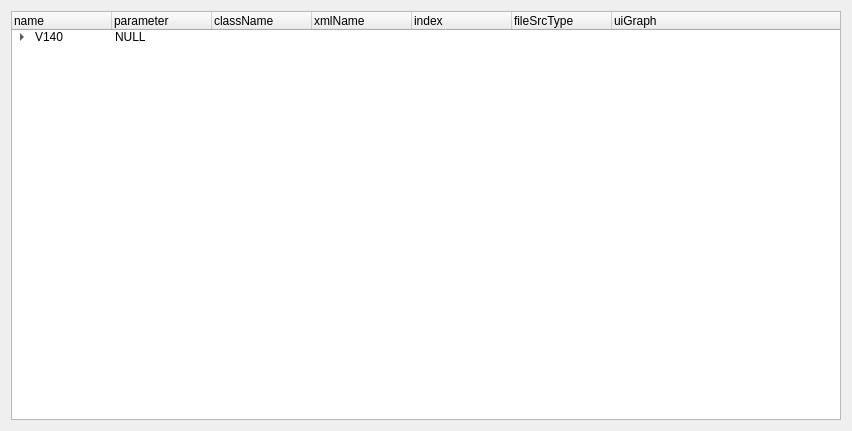
<?xml version="1.0" encoding="UTF-8"?>
<ui version="4.0">
 <class>Form</class>
 <widget class="QWidget" name="Form">
  <property name="geometry">
   <rect>
    <x>0</x>
    <y>0</y>
    <width>852</width>
    <height>431</height>
   </rect>
  </property>
  <property name="windowTitle">
   <string>Form</string>
  </property>
  <layout class="QVBoxLayout" name="verticalLayout">
   <item>
    <widget class="QTreeWidget" name="treeWidget">
     <column>
      <property name="text">
       <string>name</string>
      </property>
     </column>
     <column>
      <property name="text">
       <string>parameter</string>
      </property>
     </column>
     <column>
      <property name="text">
       <string>className</string>
      </property>
     </column>
     <column>
      <property name="text">
       <string>xmlName</string>
      </property>
     </column>
     <column>
      <property name="text">
       <string>index</string>
      </property>
     </column>
     <column>
      <property name="text">
       <string>fileSrcType</string>
      </property>
     </column>
     <column>
      <property name="text">
       <string>uiGraph</string>
      </property>
     </column>
     <item>
      <property name="text">
       <string>V140</string>
      </property>
      <property name="text">
       <string>NULL</string>
      </property>
      <property name="text">
       <string/>
      </property>
      <property name="text">
       <string/>
      </property>
      <property name="text">
       <string/>
      </property>
      <property name="text">
       <string/>
      </property>
      <item>
       <property name="text">
        <string>Axis</string>
       </property>
       <property name="text">
        <string>NULL</string>
       </property>
       <property name="text">
        <string/>
       </property>
       <property name="text">
        <string/>
       </property>
       <property name="text">
        <string/>
       </property>
       <property name="text">
        <string/>
       </property>
       <item>
        <property name="text">
         <string>Motor</string>
        </property>
        <property name="text">
         <string>NULL</string>
        </property>
        <property name="text">
         <string>UiMotor</string>
        </property>
        <property name="text">
         <string>PrmFuncMotor</string>
        </property>
        <property name="text">
         <string>0</string>
        </property>
        <property name="text">
         <string>1</string>
        </property>
        <property name="text">
         <string>GraphMotor129</string>
        </property>
       </item>
       <item>
        <property name="text">
         <string>Encoder</string>
        </property>
        <property name="text">
         <string>NULL</string>
        </property>
        <property name="text">
         <string>UiEncoder</string>
        </property>
        <property name="text">
         <string>PrmFuncEncoder</string>
        </property>
        <property name="text">
         <string>1</string>
        </property>
        <property name="text">
         <string>1</string>
        </property>
        <property name="text">
         <string>GraphEncoder136</string>
        </property>
       </item>
       <item>
        <property name="text">
         <string>Power</string>
        </property>
        <property name="text">
         <string>NULL</string>
        </property>
        <property name="text">
         <string>UiPower</string>
        </property>
        <property name="text">
         <string>PrmFuncPower</string>
        </property>
        <property name="text">
         <string>2</string>
        </property>
        <property name="text">
         <string>1</string>
        </property>
        <property name="text">
         <string>GraphPower129</string>
        </property>
       </item>
       <item>
        <property name="text">
         <string>Current</string>
        </property>
        <property name="text">
         <string>NULL</string>
        </property>
        <property name="text">
         <string>UiCurrent</string>
        </property>
        <property name="text">
         <string>PrmFuncCurrentloop</string>
        </property>
        <property name="text">
         <string>3</string>
        </property>
        <property name="text">
         <string>1</string>
        </property>
        <property name="text">
         <string>GraphCurrent133</string>
        </property>
       </item>
       <item>
        <property name="text">
         <string>Velocity</string>
        </property>
        <property name="text">
         <string>NULL</string>
        </property>
        <property name="text">
         <string>UiVelocity</string>
        </property>
        <property name="text">
         <string>PrmFuncSpeedloop</string>
        </property>
        <property name="text">
         <string>4</string>
        </property>
        <property name="text">
         <string>1</string>
        </property>
        <property name="text">
         <string>GraphVelocity133</string>
        </property>
       </item>
       <item>
        <property name="text">
         <string>Position</string>
        </property>
        <property name="text">
         <string>NULL</string>
        </property>
        <property name="text">
         <string>UiPosition</string>
        </property>
        <property name="text">
         <string>PrmFuncPositionloop</string>
        </property>
        <property name="text">
         <string>5</string>
        </property>
        <property name="text">
         <string>1</string>
        </property>
        <property name="text">
         <string>GraphPosition133</string>
        </property>
       </item>
       <item>
        <property name="text">
         <string>Brake</string>
        </property>
        <property name="text">
         <string>NULL</string>
        </property>
        <property name="text">
         <string>UiBrake</string>
        </property>
        <property name="text">
         <string>PrmFuncBrake</string>
        </property>
        <property name="text">
         <string>6</string>
        </property>
        <property name="text">
         <string>1</string>
        </property>
        <property name="text">
         <string>GraphBrake129</string>
        </property>
       </item>
       <item>
        <property name="text">
         <string>IOConfig</string>
        </property>
        <property name="text">
         <string>NULL</string>
        </property>
        <property name="text">
         <string>UiIOConf</string>
        </property>
        <property name="text">
         <string>PrmFuncIOConf</string>
        </property>
        <property name="text">
         <string>7</string>
        </property>
        <property name="text">
         <string>1</string>
        </property>
        <property name="text">
         <string>GraphIOConf136</string>
        </property>
       </item>
       <item>
        <property name="text">
         <string>IOAnalog</string>
        </property>
        <property name="text">
         <string>NULL</string>
        </property>
        <property name="text">
         <string>UiIOAnalog</string>
        </property>
        <property name="text">
         <string>PrmFuncIOAnalog</string>
        </property>
        <property name="text">
         <string>8</string>
        </property>
        <property name="text">
         <string>1</string>
        </property>
        <property name="text">
         <string>GraphIOAnalog136</string>
        </property>
       </item>
       <item>
        <property name="text">
         <string>Home</string>
        </property>
        <property name="text">
         <string>NULL</string>
        </property>
        <property name="text">
         <string>UiHome</string>
        </property>
        <property name="text">
         <string>PrmFuncHome</string>
        </property>
        <property name="text">
         <string>9</string>
        </property>
        <property name="text">
         <string>1</string>
        </property>
        <property name="text">
         <string>GraphHome136</string>
        </property>
       </item>
       <item>
        <property name="text">
         <string>Status</string>
        </property>
        <property name="text">
         <string>NULL</string>
        </property>
        <property name="text">
         <string>UiStatus</string>
        </property>
        <property name="text">
         <string>PrmFuncDeviceStatus</string>
        </property>
        <property name="text">
         <string>10</string>
        </property>
        <property name="text">
         <string>0</string>
        </property>
        <property name="text">
         <string>GraphStatus136</string>
        </property>
       </item>
       <item>
        <property name="text">
         <string>RAM</string>
        </property>
        <property name="text">
         <string>NULL</string>
        </property>
        <property name="text">
         <string>UiRAM</string>
        </property>
        <property name="text">
         <string>PrmRAMAxis</string>
        </property>
        <property name="text">
         <string>11</string>
        </property>
        <property name="text">
         <string>1</string>
        </property>
        <property name="text">
         <string>NULL</string>
        </property>
       </item>
       <item>
        <property name="text">
         <string>FLASH</string>
        </property>
        <property name="text">
         <string>NULL</string>
        </property>
        <property name="text">
         <string>UiFLASH</string>
        </property>
        <property name="text">
         <string>PrmFlashAxis</string>
        </property>
        <property name="text">
         <string>12</string>
        </property>
        <property name="text">
         <string>1</string>
        </property>
        <property name="text">
         <string>NULL</string>
        </property>
       </item>
      </item>
      <item>
       <property name="text">
        <string>UiGlobal</string>
       </property>
       <property name="text">
        <string>NULL</string>
       </property>
       <property name="text">
        <string/>
       </property>
       <property name="text">
        <string/>
       </property>
       <property name="text">
        <string/>
       </property>
       <property name="text">
        <string/>
       </property>
       <item>
        <property name="text">
         <string>IO</string>
        </property>
        <property name="text">
         <string>NULL</string>
        </property>
        <property name="text">
         <string>UiIO</string>
        </property>
        <property name="text">
         <string>PrmIO</string>
        </property>
        <property name="text">
         <string/>
        </property>
        <property name="text">
         <string>0</string>
        </property>
        <property name="text">
         <string>GraphIO133</string>
        </property>
       </item>
      </item>
      <item>
       <property name="text">
        <string>Global</string>
       </property>
       <item>
        <property name="text">
         <string>Plot</string>
        </property>
        <property name="text">
         <string>NULL</string>
        </property>
       </item>
      </item>
     </item>
    </widget>
   </item>
  </layout>
 </widget>
 <resources/>
 <connections/>
</ui>
